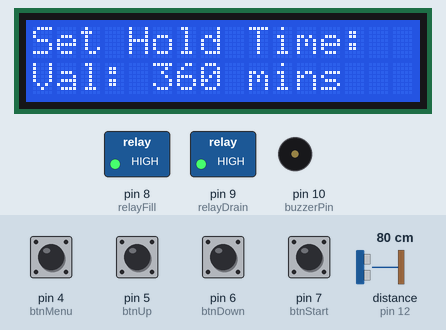
This sketch was run on a simulated Arduino Uno, built with avr-gcc and run on an emulated ATmega328P. Shown: 16×2 character LCD, switched loads named in the sketch (green lamp = pin HIGH), buzzer (waves = sounding, pin HIGH). The inputs (shaded band) are chosen by the test bench; at power-on: pin 4 (btnMenu), pin 5 (btnUp), pin 6 (btnDown), pin 7 (btnStart) HIGH, distance to the obstacle (sensor on pin 12) 80 cm. The echo pulse lasts 58.3 µs per cm; pins used as bus, display or sensor lines are not drawn; what the sketch prints to the serial monitor is not drawn.

Above: at 2.4 s.
2.5 s: pin 7 (btnStart) pulled LOW for 0.15 s
At 4.1 s:
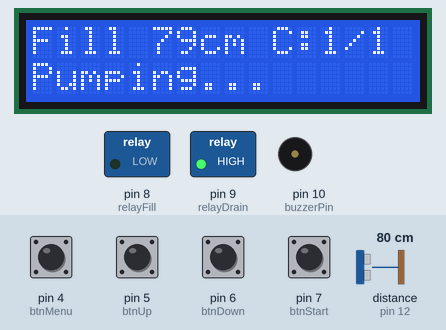
4.4 s: distance to the obstacle (sensor on pin 12) set to 13 cm
At 5.8 s:
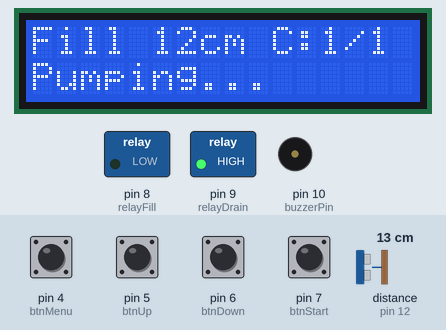
6.1 s: distance to the obstacle (sensor on pin 12) set to 10 cm
At 8.0 s:
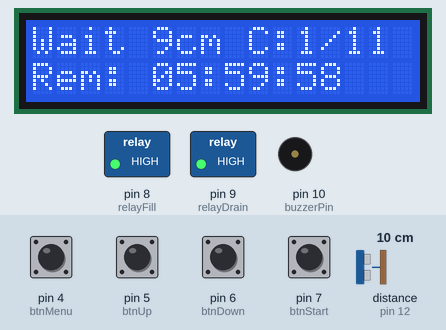
8.2 s: pin 7 (btnStart) pulled LOW for 1 s
At 8.7 s:
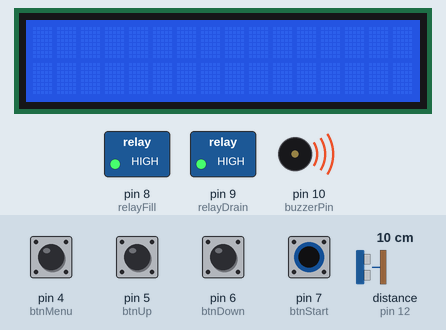
10.7 s: pin 4 (btnMenu) pulled LOW for 0.15 s
At 11.7 s:
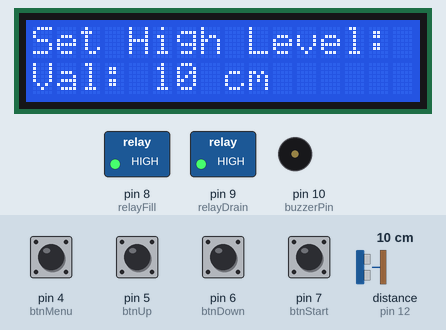
12.4 s: pin 4 (btnMenu) pulled LOW for 1 s
At 13.4 s:
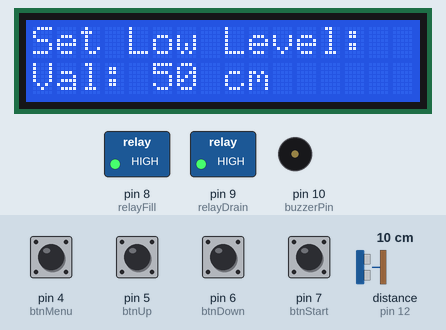
Timing chart, 0 to 15.4 s (numbered marks = the images above; inputs shaded):
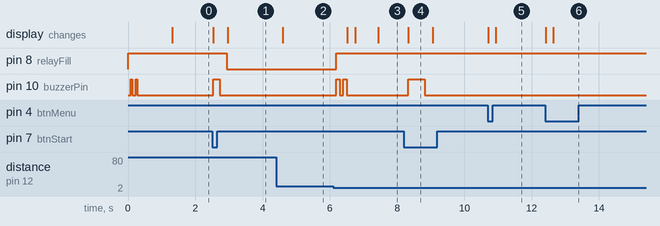

The sketch:

relay-2channels.ino
```cpp
/*
 * Automated Water Cycle System with Menu Interface & Fast Scroll
 * * Hardware:
 * - Relay 1 (Pin 8): Fill Pump
 * - Relay 2 (Pin 9): Drain Pump
 * - HC-SR04: Trig (11), Echo (12)
 * - I2C LCD: A4 (SDA), A5 (SCL)
 * - Buttons: Pin 4 (Menu), Pin 5 (Up), Pin 6 (Down), Pin 7 (Start/Stop)
 * - Buzzer: Pin 10 (Active High)
 */

#include <Wire.h>
#include <LiquidCrystal_I2C.h>

// --- PINS ---
const int btnMenu = 4;
const int btnUp = 5;
const int btnDown = 6;
const int btnStart = 7;

const int relayFill = 8;
const int relayDrain = 9;
const int buzzerPin = 10; // Added Buzzer Pin
const int trigPin = 11;
const int echoPin = 12;

// --- SETTINGS VARIABLES (Adjustable via Menu) ---
int setDurationMins = 360; // Default 6 hours (360 mins)
int setHighDist = 10;      // Default 10 cm
int setLowDist = 50;       // Default 50 cm
int setMaxCycles = 1;      // Default 1 cycle

// --- SYSTEM VARIABLES ---
bool isRunning = false;
bool isFinished = false;
int completedCycles = 0;
int menuPage = 0; // 0: Duration, 1: HighDist, 2: LowDist, 3: MaxCycles

// --- OBJECTS ---
LiquidCrystal_I2C lcd(0x27, 16, 2);

// --- STATES ---
enum SystemState {
  STATE_FILLING,
  STATE_HOLD_HIGH,
  STATE_DRAINING,
  STATE_HOLD_LOW
};

SystemState currentState = STATE_FILLING;
unsigned long stateStartTime = 0;
int currentDistance = 0;

// Button States
bool lastBtnMenu = HIGH;
bool lastBtnStart = HIGH;
bool lastBtnUp = HIGH;
bool lastBtnDown = HIGH;

// Long Press / Fast Scroll Variables
unsigned long btnPressStartTime = 0;
unsigned long lastRepeatTime = 0;
const int LONG_PRESS_DELAY = 500; // ms to wait before fast scroll starts
const int REPEAT_RATE = 100;      // ms between changes during fast scroll

void setup() {
  // Input Pins (Buttons)
  pinMode(btnMenu, INPUT_PULLUP);
  pinMode(btnUp, INPUT_PULLUP);
  pinMode(btnDown, INPUT_PULLUP);
  pinMode(btnStart, INPUT_PULLUP);

  // Output Pins
  pinMode(relayFill, OUTPUT);
  pinMode(relayDrain, OUTPUT);
  pinMode(trigPin, OUTPUT);
  pinMode(echoPin, INPUT);
  pinMode(buzzerPin, OUTPUT); // Initialize Buzzer

  // Relays OFF
  digitalWrite(relayFill, HIGH);
  digitalWrite(relayDrain, HIGH);
  digitalWrite(buzzerPin, LOW);

  Serial.begin(9600);

  lcd.init();
  lcd.backlight();

  lcd.setCursor(0,0);
  lcd.print("System Ready");
  beep(50, 2); // Init sound
  delay(1000);
  lcd.clear();
}

void loop() {
  // Read Buttons
  handleButtons();

  if (isRunning) {
    runCycleLogic();
  } else {
    displayMenu();
  }
}

// --- BUTTON & MENU LOGIC ---
void handleButtons() {
  bool rMenu = digitalRead(btnMenu);
  bool rUp = digitalRead(btnUp);
  bool rDown = digitalRead(btnDown);
  bool rStart = digitalRead(btnStart);

  // 1. START/STOP BUTTON (Single Click Only)
  if (rStart == LOW && lastBtnStart == HIGH) {
    if (!isRunning) {
      // Start System
      isRunning = true;
      isFinished = false;
      completedCycles = 0;
      currentState = STATE_FILLING;
      stateStartTime = millis();
      lcd.clear();
      logStateChange("STARTED");
      beep(200, 1); // Start sound
    } else {
      // Stop System
      stopSystem("STOPPED BY USER");
    }
    delay(200); // Debounce
  }
  lastBtnStart = rStart;

  // If Running, ignore setting buttons to prevent accidental changes
  if (isRunning) return;

  // 2. MENU BUTTON (Single Click Only)
  if (rMenu == LOW && lastBtnMenu == HIGH) {
    menuPage++;
    if (menuPage > 3) menuPage = 0;
    lcd.clear();
    delay(200);
  }
  lastBtnMenu = rMenu;

  // 3. UP BUTTON (With Long Press Logic)
  if (rUp == LOW) {
    if (lastBtnUp == HIGH) {
      // Initial Press
      adjustSetting(1);
      btnPressStartTime = millis();
      lastRepeatTime = millis();
      delay(20); // Small debounce
    } else {
      // Holding Down
      if (millis() - btnPressStartTime > LONG_PRESS_DELAY) {
        if (millis() - lastRepeatTime > REPEAT_RATE) {
          adjustSetting(1);
          lastRepeatTime = millis();
        }
      }
    }
  }
  lastBtnUp = rUp;

  // 4. DOWN BUTTON (With Long Press Logic)
  if (rDown == LOW) {
    if (lastBtnDown == HIGH) {
      // Initial Press
      adjustSetting(-1);
      btnPressStartTime = millis();
      lastRepeatTime = millis();
      delay(20); // Small debounce
    } else {
      // Holding Down
      if (millis() - btnPressStartTime > LONG_PRESS_DELAY) {
        if (millis() - lastRepeatTime > REPEAT_RATE) {
          adjustSetting(-1);
          lastRepeatTime = millis();
        }
      }
    }
  }
  lastBtnDown = rDown;
}

void adjustSetting(int direction) {
  switch (menuPage) {
    case 0: // Duration
      setDurationMins += direction;
      if (setDurationMins < 1) setDurationMins = 1;
      break;
    case 1: // High Dist
      setHighDist += direction;
      if (setHighDist < 2) setHighDist = 2; // Min limit
      break;
    case 2: // Low Dist
      setLowDist += direction;
      if (setLowDist < setHighDist + 5) setLowDist = setHighDist + 5; // Safety gap
      break;
    case 3: // Max Cycles
      setMaxCycles += direction;
      if (setMaxCycles < 1) setMaxCycles = 1;
      break;
  }
}

void displayMenu() {
  if (isFinished) {
    lcd.setCursor(0, 0);
    lcd.print("Done! Cycles: ");
    lcd.print(completedCycles);
    lcd.setCursor(0, 1);
    lcd.print("Press Stop->Reset");
    return;
  }

  lcd.setCursor(0, 0);
  switch (menuPage) {
    case 0: lcd.print("Set Hold Time:  "); break;
    case 1: lcd.print("Set High Level: "); break;
    case 2: lcd.print("Set Low Level:  "); break;
    case 3: lcd.print("Set Cycles:     "); break;
  }

  lcd.setCursor(0, 1);
  lcd.print("Val: ");
  switch (menuPage) {
    case 0:
      lcd.print(setDurationMins);
      lcd.print(" mins   ");
      break;
    case 1:
      lcd.print(setHighDist);
      lcd.print(" cm     ");
      break;
    case 2:
      lcd.print(setLowDist);
      lcd.print(" cm     ");
      break;
    case 3:
      lcd.print(setMaxCycles);
      lcd.print(" times  ");
      break;
  }
}

// --- CYCLE LOGIC ---
void runCycleLogic() {
  currentDistance = getDistance();
  unsigned long timeElapsed = millis() - stateStartTime;

  // Convert minutes to millis
  unsigned long durationMillis = (unsigned long)setDurationMins * 60000UL;

  SystemState oldState = currentState;

  switch (currentState) {
    case STATE_FILLING:
      digitalWrite(relayFill, LOW); // ON
      digitalWrite(relayDrain, HIGH); // OFF
      if (currentDistance > 0 && currentDistance <= setHighDist) {
        digitalWrite(relayFill, HIGH);
        currentState = STATE_HOLD_HIGH;
        stateStartTime = millis();
      }
      break;

    case STATE_HOLD_HIGH:
      digitalWrite(relayFill, HIGH);
      digitalWrite(relayDrain, HIGH);
      if (timeElapsed >= durationMillis) {
        currentState = STATE_DRAINING;
        stateStartTime = millis();
      }
      break;

    case STATE_DRAINING:
      digitalWrite(relayFill, HIGH);
      digitalWrite(relayDrain, LOW); // ON
      if (currentDistance >= setLowDist) {
        digitalWrite(relayDrain, HIGH);
        currentState = STATE_HOLD_LOW;
        stateStartTime = millis();
      }
      break;

    case STATE_HOLD_LOW:
      digitalWrite(relayFill, HIGH);
      digitalWrite(relayDrain, HIGH);
      if (timeElapsed >= durationMillis) {
        // One full cycle complete
        completedCycles++;
        if (completedCycles >= setMaxCycles) {
          stopSystem("ALL CYCLES DONE");
          isFinished = true;
          beep(500, 3); // Finished Sound
        } else {
          currentState = STATE_FILLING;
          stateStartTime = millis();
        }
      }
      break;
  }

  if (currentState != oldState && isRunning) {
    logStatusChange();
  }

  // Only update LCD if still running
  if (isRunning) {
    updateRunningLCD(timeElapsed, durationMillis);
    delay(200); // UI Refresh Rate
  }
}

void stopSystem(String reason) {
  isRunning = false;
  digitalWrite(relayFill, HIGH);
  digitalWrite(relayDrain, HIGH);
  lcd.clear();
  logStateChange(reason);
  beep(500, 1); // Stop sound
}

// --- HELPERS ---

// Helper: Make Buzzer Sound
void beep(int duration, int count) {
  for (int i = 0; i < count; i++) {
    digitalWrite(buzzerPin, HIGH);
    delay(duration);
    digitalWrite(buzzerPin, LOW);
    if (count > 1 && i < count - 1) delay(100); // Pause between beeps
  }
}

void updateRunningLCD(unsigned long elapsed, unsigned long targetDuration) {
  // Row 0: Status + Distance
  lcd.setCursor(0, 0);
  switch (currentState) {
    case STATE_FILLING:   lcd.print("Fill "); break;
    case STATE_HOLD_HIGH: lcd.print("Wait "); break;
    case STATE_DRAINING:  lcd.print("Drn  "); break;
    case STATE_HOLD_LOW:  lcd.print("Wait "); break;
  }
  lcd.print(currentDistance);
  lcd.print("cm ");
  // Cycle Info
  lcd.print("C:");
  lcd.print(completedCycles + 1);
  lcd.print("/");
  lcd.print(setMaxCycles);

  // Row 1: Timer or Pump Status
  lcd.setCursor(0, 1);
  if (currentState == STATE_FILLING || currentState == STATE_DRAINING) {
    lcd.print("Pumping...      ");
  } else {
    long remaining = targetDuration - elapsed;
    if (remaining < 0) remaining = 0;

    // HH:MM:SS format
    unsigned long totSec = remaining / 1000;
    int h = totSec / 3600;
    int m = (totSec % 3600) / 60;
    int s = totSec % 60;

    lcd.print("Rem: ");
    if(h<10) lcd.print("0"); lcd.print(h); lcd.print(":");
    if(m<10) lcd.print("0"); lcd.print(m); lcd.print(":");
    if(s<10) lcd.print("0"); lcd.print(s);
  }
}

void logStatusChange() {
  String s;
  switch(currentState) {
    case STATE_FILLING: s = "FILLING"; break;
    case STATE_HOLD_HIGH: s = "HOLDING HIGH"; break;
    case STATE_DRAINING: s = "DRAINING"; break;
    case STATE_HOLD_LOW: s = "HOLDING LOW"; break;
  }
  logStateChange(s);
  beep(100, 2); // Double beep on state change
}

void logStateChange(String msg) {
  Serial.print("[");
  Serial.print(millis() / 1000);
  Serial.print("s] ");
  Serial.println(msg);
}

int getDistance() {
  digitalWrite(trigPin, LOW);
  delayMicroseconds(2);
  digitalWrite(trigPin, HIGH);
  delayMicroseconds(10);
  digitalWrite(trigPin, LOW);
  long duration = pulseIn(echoPin, HIGH);
  return duration * 0.034 / 2;
}
```

Measured:
- the behaviour switches between 12 and 11 cm on distance to the obstacle (sensor on pin 12) (found by bisection; images 2 and 3)
- after the input at 2.5 s, pin 8 (relayFill): HIGH → LOW after 0.43 s; pin 10 (buzzerPin): LOW → HIGH at once, → LOW 0.20 s later; the display: first changes at once (image 1 shows a later state)
- after the input at 4.4 s, the display: changes after 0.21 s (image 2)
- after the input at 6.1 s, pin 8 (relayFill): LOW → HIGH after 0.10 s; pin 10 (buzzerPin): alternates HIGH for 0.10 s and LOW for 0.10 s, 4 changes in all, then stays LOW, starting after 0.10 s; the display: first changes after 0.43 s (image 3 shows a later state)
- after the input at 8.2 s, pin 10 (buzzerPin): LOW → HIGH after 0.13 s, → LOW 0.50 s later; the display: changes after 0.13 s (image 4)
- after the input at 10.7 s, the display: first changes at once (image 5 shows a later state)
- after the input at 12.4 s, the display: first changes at once (image 6 shows a later state)
